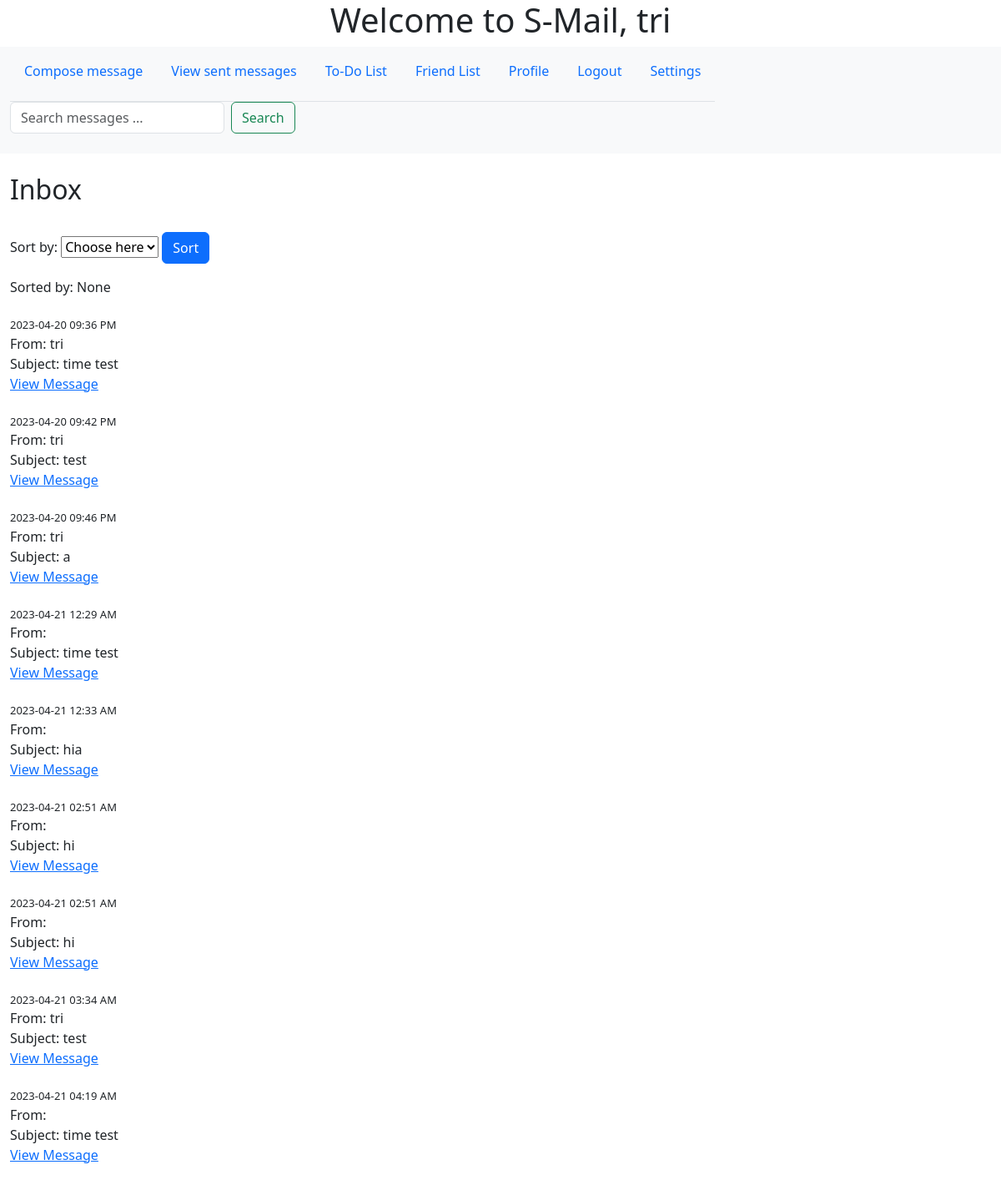
Screenshot of /mainpage (signed in) with the database file from the repository.
### app/models.py (models this page shows, shortened)
class Message(db.Model):
    id = db.Column(db.Integer, primary_key=True)
    sender_id = db.Column(db.Integer, db.ForeignKey('user.id'), nullable=False)
    recipient_id = db.Column(db.Integer, db.ForeignKey('user.id'), nullable=False)
    subject = db.Column(db.String(100), nullable=False)
    body = db.Column(db.String(500), nullable=False)
    timestamp = db.Column(db.DateTime, default=datetime.now())
    sender = db.relationship('User', foreign_keys=[sender_id])
    recipient = db.relationship('User', foreign_keys=[recipient_id])

class User(db.Model, UserMixin):
    id = db.Column(db.Integer, primary_key=True)
    username = db.Column(db.String(32), nullable=False)
    password = db.Column(db.String(32), nullable=False)
    email = db.Column(db.String(100), nullable=False)
    bio = db.Column(db.String(100), nullable = False, default = '')
    name = db.Column(db.String(32), nullable = False, default = '')
    friends = db.relationship('Friend', backref='user', lazy='dynamic')

### app/routes.py (the view)
@myapp_obj.route("/mainpage", methods=['GET', 'POST'])
@login_required #needs to be logged in to access this page
def mainpage():
    sort_by = request.form.get("sort")
    asc = Message.query.filter_by(recipient=current_user).order_by(Message.timestamp.asc()).all()
    des = Message.query.filter_by(recipient=current_user).order_by(Message.timestamp.desc()).all()
    return render_template('mainpage.html', sort_by=sort_by, des=des, asc=asc,name=current_user.username)

### app/models.py (called while the page is built)
@login_manager.user_loader
def load_user(user_id):
    return User.query.get(int(user_id))

### app/templates/mainpage.html (shortened to what this page needs)
<html>
    <head>
        <link rel="stylesheet" href="{{ url_for('static', filename='mainpage.css') }}">
        <link href="https://cdn.jsdelivr.net/npm/bootstrap@5.3.0-alpha3/dist/css/bootstrap.min.css" rel="stylesheet">
    </head>
    <body>
        <h1>Welcome to S-Mail, {{ name }}</h1>
        <nav class="navbar bg-body-tertiary">
            <div class="container-fluid">
                <ul class="nav nav-tabs">
                    <li><form action="{{ url_for('compose') }}" method="post">
                        <button class="nav-link" type="submit">Compose message</button>
                    </form></li>
                    <li><form action="{{ url_for('sent') }}">
                        <button class="nav-link" type="submit">View sent messages</button>
                    </form></li>
                    <li class ="nav-item"><form action="{{ url_for('todo') }}" method="post">
                        <button class="nav-link" type="submit">To-Do List</button>
                    </form></li>
                    <li class ="nav-item"><form action="{{ url_for('friend_list') }}" method="post">
                    <button class="nav-link" type="submit">Friend List</button>
                    </form></li>
                    <li class ="nav-item"><form action="{{ url_for('profile') }}" method="post">
                        <button class ="nav-link"type="submit">Profile</button>
                  </form></li>
                    <li class ="nav-item"><form action="{{ url_for('logout') }}" method="post">
                        <button class="nav-link" type="submit">Logout</button>
                    </form></li>
                    <li><form action="{{ url_for('settings') }}">
                        <button class="nav-link" type="submit">Settings</button>
                    </form></li>
                </ul>
                <form class="d-flex" action="{{ url_for('search_results') }}" method="get">
                    <input class="form-control me-2" type="text" name="query" id="search_query" placeholder="Search messages ..." aria-label="Search">
                    <button class="btn btn-outline-success" type="submit">Search</button>
                </form>
            </div>
          </nav>
        <br>
        <div class="container-fluid">
        <h2>Inbox</h2>
        <br>
        <form method="post" action="{{ url_for('mainpage') }}">
            <label>Sort by:</label>
            <select name = "sort">
            <option value="" selected="selectd" hidden="hidden">Choose here</option>
        </select>
            <button class="btn btn-primary" type="submit">Sort</button>
        </form>
        Sorted by: {{ sort_by }}
        <br><br>
        <tbody>
            {%if sort_by == 'Newest first'%}
            {% for message in des %}
                <tr>
                    <time>{{ message.timestamp.strftime('%Y-%m-%d %I:%M %p') }}</time>
                    <br>
                    <td>From: {{ message.sender.username }}</td>
                    <br>
                    <td>Subject: {{ message.subject }}</td>
                    <br>
                    <td><a href="{{ url_for('message', message_id=message.id) }}">View Message</a></td>
                    <br>
                    <br>
                </tr>
            {% endfor %}
            {%else%}
            {% for message in asc %}
                <tr>
                    <time>{{ message.timestamp.strftime('%Y-%m-%d %I:%M %p') }}</time>
                    <br>
                    <td>From: {{ message.sender.username }}</td>
                    <br>
                    <td>Subject: {{ message.subject }}</td>
                    <br>
                    <td><a href="{{ url_for('message', message_id=message.id) }}">View Message</a></td>
                    <br>
                    <br>
                </tr>
            {% endfor %}
             {% endif %}
        </tbody>
    </div>
    </body>
</html>

### app/static/mainpage.css (style rules this page uses)
time { font-size: 13px; }
h1 { text-align: center; }

### rows the page displays
Message: timestamp "2023-04-20 09:36 PM", sender.username "tri", subject "time test"
Message: timestamp "2023-04-20 09:42 PM", sender.username "tri", subject "test"
Message: timestamp "2023-04-20 09:46 PM", sender.username "tri", subject "a"
Message: timestamp "2023-04-21 12:29 AM", subject "time test"
Message: timestamp "2023-04-21 12:33 AM", subject "hia"
Message: timestamp "2023-04-21 02:51 AM", subject "hi"
Message: timestamp "2023-04-21 02:51 AM", subject "hi"
Message: timestamp "2023-04-21 03:34 AM", sender.username "tri", subject "test"
Message: timestamp "2023-04-21 04:19 AM", subject "time test"

### other values shown
{{ sort_by }} "None"
